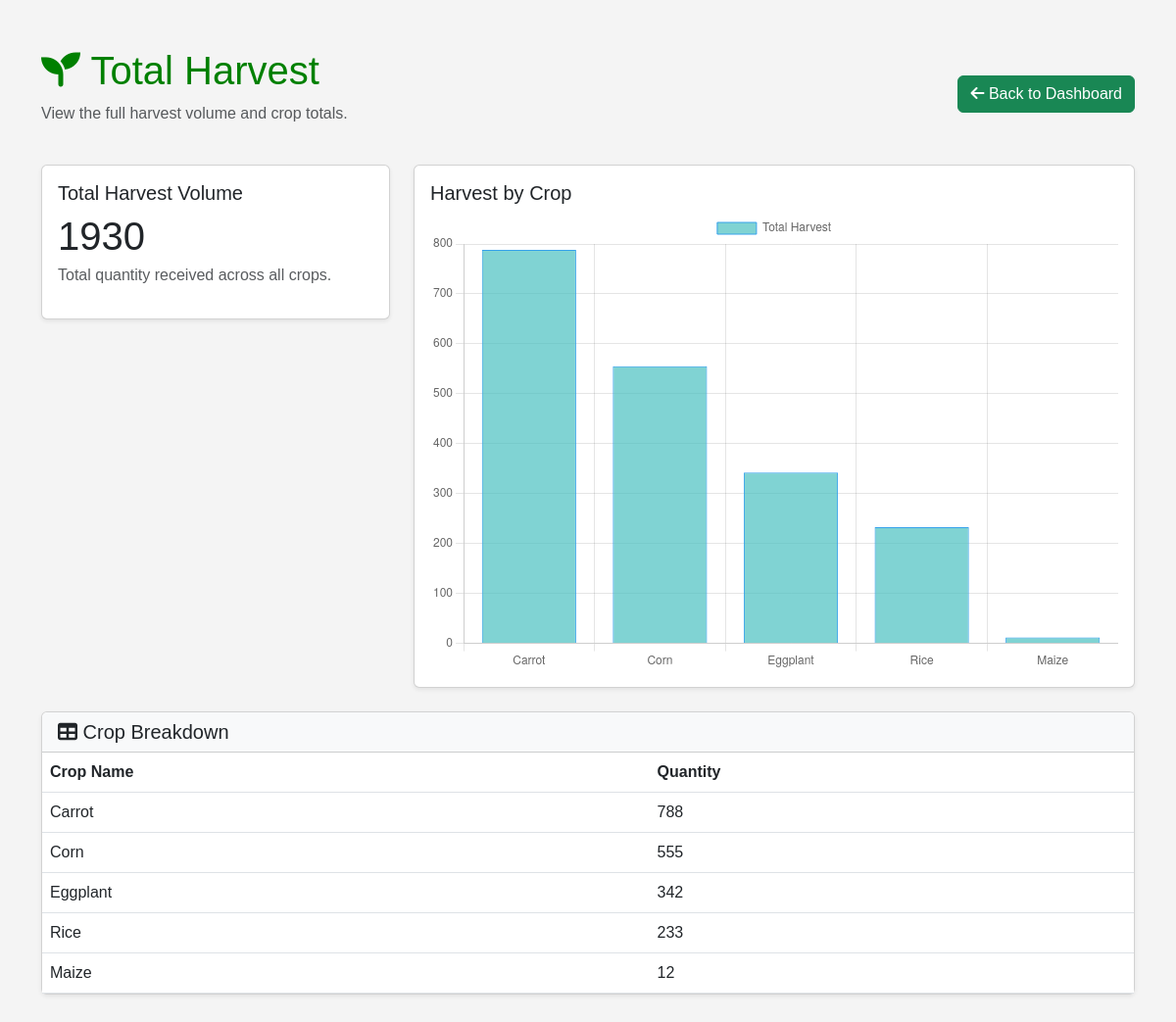
The page /total-harvest (signed in) on the database its author committed.
### tables this page shows
CREATE TABLE inventory(
        id INTEGER PRIMARY KEY AUTOINCREMENT,
        crop_name TEXT,
        quantity INTEGER,
        farmer TEXT,
        date_received TEXT,
        location TEXT
    );

### app.py (the view)
@app.route("/total-harvest")
def total_harvest():
    if "user" not in session:
        return redirect(url_for("login"))
    conn = get_db()
    cur = conn.cursor()
    cur.execute("SELECT SUM(quantity) AS total FROM inventory")
    total = cur.fetchone()["total"] or 0
    cur.execute("SELECT crop_name, SUM(quantity) AS total FROM inventory GROUP BY crop_name ORDER BY total DESC")
    crop_totals = cur.fetchall()
    conn.close()
    return render_template("total_harvest.html", total=total, crop_totals=crop_totals)

### app.py (called while the page is built)
def get_db():
    conn = sqlite3.connect(DB_PATH, timeout=30, isolation_level=None)
    conn.row_factory = sqlite3.Row
    conn.execute("PRAGMA busy_timeout = 30000")
    try:
        conn.execute("PRAGMA journal_mode = DELETE")
    except sqlite3.OperationalError:
        pass
    return conn

### templates/total_harvest.html (shortened to what this page needs)
<!DOCTYPE html>
<html lang="en">
<head>
    <link href="https://cdn.jsdelivr.net/npm/bootstrap@5.3.0/dist/css/bootstrap.min.css" rel="stylesheet">
    <link href="https://cdnjs.cloudflare.com/ajax/libs/font-awesome/6.0.0/css/all.min.css" rel="stylesheet">
    <link rel="stylesheet" href="{{ url_for('static', filename='style.css') }}">
</head>
<body>
    <div class="container py-5">
        <div class="d-flex justify-content-between align-items-center mb-4">
            <div>
                <h1><i class="fas fa-seedling"></i> Total Harvest</h1>
                <p class="text-muted">View the full harvest volume and crop totals.</p>
            </div>
            <a href="/dashboard" class="btn btn-success"><i class="fas fa-arrow-left"></i> Back to Dashboard</a>
        </div>
        <div class="row g-4 mb-4">
            <div class="col-md-4">
                <div class="card shadow-sm">
                    <div class="card-body">
                        <h5 class="card-title">Total Harvest Volume</h5>
                        <p class="display-6 mb-1">{{ total }}</p>
                        <p class="text-muted">Total quantity received across all crops.</p>
                    </div>
                </div>
            </div>
            <div class="col-md-8">
                <div class="card shadow-sm chart-card">
                    <div class="card-body">
                        <h5 class="card-title">Harvest by Crop</h5>
                        {% if crop_totals %}
                        <canvas id="harvestChart" height="200"></canvas>
                        {% else %}
                        <p class="text-muted">No harvest records available yet.</p>
                        {% endif %}
                    </div>
                </div>
            </div>
        </div>
        <div class="card shadow-sm">
            <div class="card-header bg-light">
                <h5 class="mb-0"><i class="fas fa-table"></i> Crop Breakdown</h5>
            </div>
            <div class="card-body p-0">
                <div class="table-responsive">
                    <table class="table table-hover mb-0">
                        <thead>
                            <tr>
                                <th>Crop Name</th>
                                <th>Quantity</th>
                            </tr>
                        </thead>
                        <tbody>
                            {% if crop_totals %}
                                {% for crop in crop_totals %}
                                <tr>
                                    <td>{{ crop['crop_name'] }}</td>
                                    <td>{{ crop['total'] }}</td>
                                </tr>
                                {% endfor %}
                            {% else %}
                                <tr>
                                    <td colspan="2" class="text-center text-muted">No harvest data yet.</td>
                                </tr>
                            {% endif %}
                        </tbody>
                    </table>
                </div>
            </div>
        </div>
    </div>
    <script>
        {% if crop_totals %}
        const harvestLabels = {{ crop_totals | map(attribute='crop_name') | list | tojson }};
        const harvestValues = {{ crop_totals | map(attribute='total') | list | tojson }};
        new Chart(document.getElementById('harvestChart'), {
            type: 'bar',
            data: {
                labels: harvestLabels,
                datasets: [{
                    label: 'Total Harvest',
                    data: harvestValues,
                    backgroundColor: 'rgba(75, 192, 192, 0.7)',
                    borderColor: 'rgba(54, 162, 235, 1)',
                    borderWidth: 1
                }]
            },
            options: {
                responsive: true,
                scales: {
                    y: { beginAtZero: true }
                }
            }
        });
        {% endif %}
    </script>
</body>
</html>

### static/style.css (style rules this page uses)
body { font-family: Arial, sans-serif; background: #f4f4f4; }
h1, h2 { color: green; }

### templates/total_harvest.html (style rules this page uses)
.chart-card { min-height: 320px; }

### rows shown on the page
inventory: crop_name "Carrot", total "788"
inventory: crop_name "Corn", total "555"
inventory: crop_name "Eggplant", total "342"
inventory: crop_name "Rice", total "233"
inventory: crop_name "Maize", total "12"

### other values the page prints
{{ total }} "1930"
chart data {{ crop_totals | map(attribute='crop_name') | list | tojson }} ["Carrot", "Corn", "Eggplant", "Rice", "Maize"]
chart data {{ crop_totals | map(attribute='total') | list | tojson }} [788, 555, 342, 233, 12]
